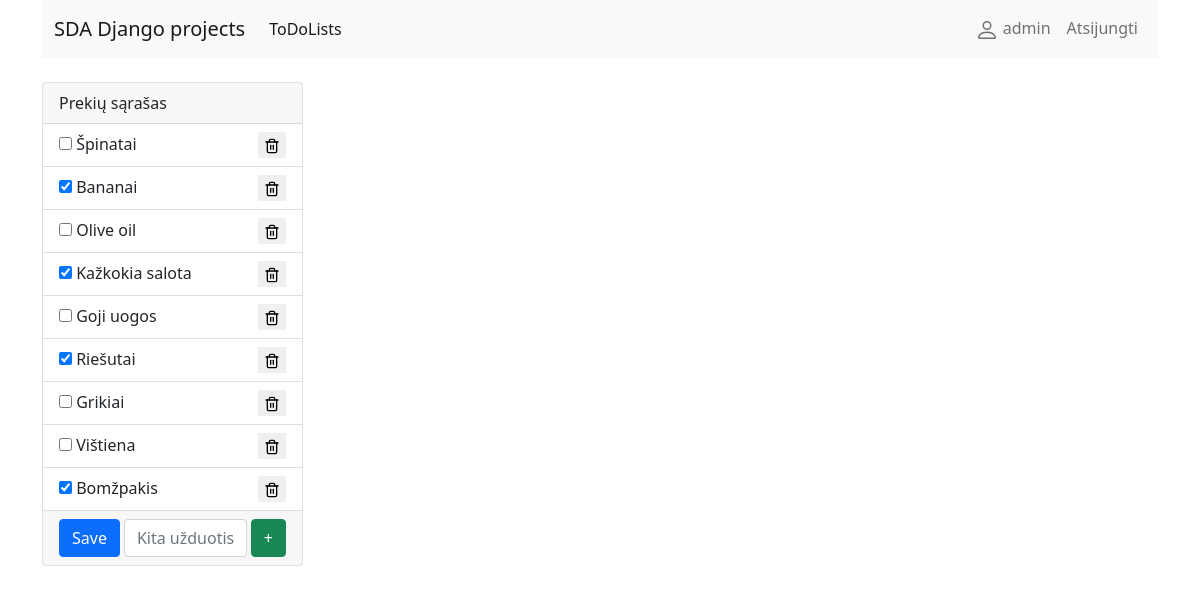
The page /1 (signed in) on the database its author committed.
### lists/models.py (models this page shows, shortened)
class ToDoList(models.Model):
    title = models.CharField('Pavadinimas', max_length=100, help_text="Pavadink šitą ToDo listą kaip nors originaliai")
    user = models.ForeignKey(User, on_delete=models.SET_NULL, null=True, blank=True)
    class Meta:
        verbose_name = 'ToDo Listas'
        verbose_name_plural = 'ToDo Listai'

class ToDoItems(models.Model):
    text = models.CharField('Užduotis', max_length=300, help_text="Ką čia dabar nuveikus")
    isCompleted = models.BooleanField(null=True, default=False)
    list = models.ForeignKey(ToDoList, on_delete=models.CASCADE)
    class Meta:
        verbose_name = 'ToDo Itemas'
        verbose_name_plural = 'ToDo Itemai'

### lists/views.py (the view)
# urls.py: path('<int:id>', login_required(views.list), name='list')
def list(request, id):
    list = ToDoList.objects.get(id=id)
    if request.method == "POST":
        if request.POST.get('save'):
            checked = request.POST.getlist('checkbox')
            for item in list.todoitems_set.all():
                if str(item.id) in checked:
                    item.isCompleted = True
                else:
                    item.isCompleted = False
                item.save()
        elif request.POST.get('add'):
            text = request.POST.get('new')
            if len(text) > 3:
                list.todoitems_set.create(text=text, isCompleted=False)
            else:
                print("Užduoties tekstas per trumpas")
        elif request.POST.get('delete'):
            id_to_delete = request.POST.get('delete')
            for item in list.todoitems_set.all():
                if str(item.id) == id_to_delete:
                    item.delete()
        return redirect('list', id=id)
    else:
        context = {"title":f"{list.title}","items": list.todoitems_set.all() }
        return render(request, 'list.html', context=context)

### lists/templates/list.html (shortened to what this page needs)
{% extends 'base.html' %}  {% block content %}
<div class="col-3">
  <form method="post" action="#">
    <div class="card">
      <div class="card-header">{{title}}</div>
      <ul class="list-group list-group-flush">
        {% for item in items %}
        <li class="list-group-item">
          {% if item.isCompleted %}
          <input
            type="checkbox"
            name="checkbox"
            value="{{item.id}}"
            class="checkbox-styles"
            checked
          />
          {% else %}
          <input
            type="checkbox"
            name="checkbox"
            value="{{item.id}}"
            class="checkbox-styles"
          />
          {% endif %} {{item.text}}
          <button
            type="submit"
            name="delete"
            value="{{item.id}}"
            class="delete-styles"
          >
          </button>
        </li>
        {% endfor %}
      </ul>
      <div class="card-footer" style="display: flex">
        <button
          class="btn btn-primary me-1"
          type="submit"
          name="save"
          value="save"
        >
          Save
        </button>
        <input
          type="text"
          class="form-control me-1"
          placeholder="Kita užduotis"
          aria-label="Nauja užduotis į todo sarašą"
          aria-describedby="button-addon2"
          name="new"
        />
        <button
          class="btn btn-success"
          type="submit"
          name="add"
          value="add"
          id="button-addon2"
        >
          +
        </button>
      </div>
    </div>
  </form>
</div>
{% endblock content %}

### templates/base.html (shortened to what this page needs)
<!DOCTYPE html>
<html lang="en">
  <head>
    <link
      href="https://cdn.jsdelivr.net/npm/bootstrap@5.1.3/dist/css/bootstrap.min.css"
      rel="stylesheet"
    />
  </head>
  <body>
    <div class="container">
      <nav class="navbar navbar-expand-lg navbar-light bg-light">
        <div class="container-fluid">
          <a class="navbar-brand" href="/">SDA Django projects</a>
          <div class="collapse navbar-collapse" id="navbarNav">
            {% if user.is_authenticated %}
            <ul class="navbar-nav">
              <li class="nav-item">
                <a class="nav-link active" aria-current="page" href="/"
                  >ToDoLists</a
                >
              </li>
            </ul>
            {% endif %}
            <ul class="navbar-nav ms-auto mb-2 mb-lg-0">
              {% if user.is_authenticated %}
              <li class="nav-item">
                <a class="nav-link" href="#">
                  {{ user.get_username }}</a
                >
              </li>
              <li>
                <a class="nav-link" href="{% url 'logout' %}">Atsijungti</a>
              </li>
              {% endif %}
            </ul>
          </div>
        </div>
      </nav>
      <div class="row mt-4">{% block content %}{% endblock %}</div>
    </div>
  </body>
</html>

### templates/base.html (style rules this page uses)
.delete-styles { float: right; border: none; }

### rows shown on the page
ToDoList: title "Prekių sąrašas"
ToDoItems: text "Špinatai", {{ item.id }} 1 (drawn)
ToDoItems: text "Bananai", {{ item.id }} 2 (drawn)
ToDoItems: text "Olive oil", {{ item.id }} 3 (drawn)
ToDoItems: text "Kažkokia salota", {{ item.id }} 4 (drawn)
ToDoItems: text "Goji uogos", {{ item.id }} 5 (drawn)
ToDoItems: text "Riešutai", {{ item.id }} 6 (drawn)
ToDoItems: text "Grikiai", {{ item.id }} 14 (drawn)
ToDoItems: text "Vištiena", {{ item.id }} 15 (drawn)
ToDoItems: text "Bomžpakis", {{ item.id }} 17 (drawn)

### other values the page prints
{{ user.get_username }} "admin"
